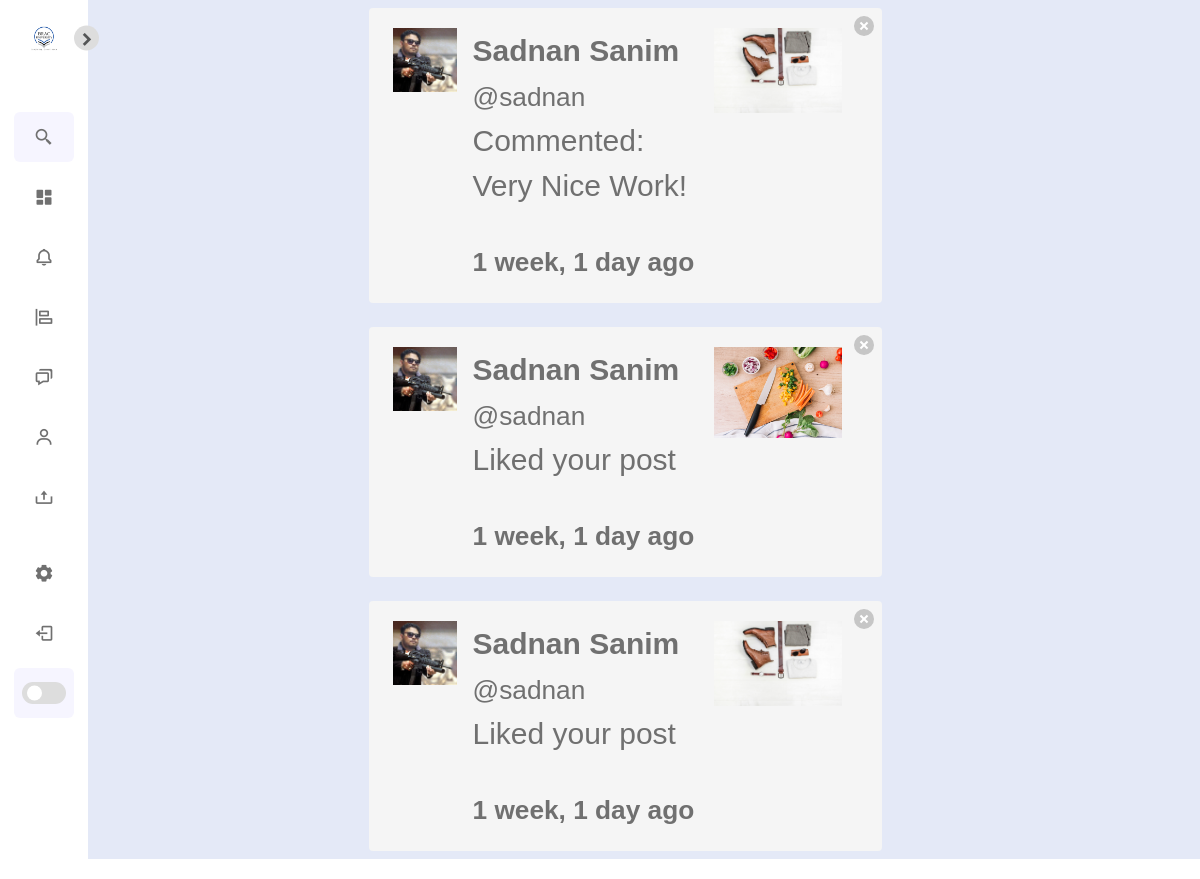
The app's page /notifications/ (signed in) with its own data.
### notifications/models.py (models this page shows)
class Notification(models.Model):
	NOTIFICATION_TYPES = ((1,'Like'),(2,'Comment'), (3,'Follow'))
	post = models.ForeignKey('post.Post', on_delete=models.CASCADE, related_name="noti_post", blank=True, null=True)
	sender = models.ForeignKey(User, on_delete=models.CASCADE, related_name="noti_from_user")
	user = models.ForeignKey(User, on_delete=models.CASCADE, related_name="noti_to_user")
	notification_type = models.IntegerField(choices=NOTIFICATION_TYPES)
	text_preview = models.CharField(max_length=90, blank=True)
	date = models.DateTimeField(auto_now_add=True)
	is_seen = models.BooleanField(default=False)

### authy/models.py (models this page shows)
class Profile(models.Model):
	user = models.OneToOneField(User, on_delete=models.CASCADE)
	first_name = models.CharField(max_length=50, null=True, blank=True)
	last_name = models.CharField(max_length=50, null=True, blank=True)
	location = models.CharField(max_length=50, null=True, blank=True)
	url = models.CharField(max_length=80, null=True, blank=True)
	profile_info = models.TextField(max_length=150, null=True, blank=True)
	created = models.DateField(auto_now_add=True)
	favorites = models.ManyToManyField(Post)
	picture = models.ImageField(upload_to=user_directory_path, blank=True, null=True, verbose_name='Picture')

### post/models.py (models this page shows, shortened)
class Post(models.Model):
	id = models.UUIDField(primary_key=True, default=uuid.uuid4, editable=False)
	picture = models.ImageField(upload_to=user_directory_path, verbose_name='Picture', null=False)
	caption = models.TextField(max_length=1500, verbose_name='Caption')
	posted = models.DateTimeField(auto_now_add=True)
	tags = models.ManyToManyField(Tag, related_name='tags')
	user = models.ForeignKey(User, on_delete=models.CASCADE)
	likes = models.IntegerField(default=0)

### notifications/views.py (the view)
# urls.py: path('', ShowNOtifications, name='show-notifications'),
def ShowNOtifications(request):
	user = request.user
	notifications = Notification.objects.filter(user=user).order_by('-date')
	Notification.objects.filter(user=user, is_seen=False).update(is_seen=True)
	template = loader.get_template('notifications.html')
	context = {
		'notifications': notifications,
	}
	return HttpResponse(template.render(context, request))

### direct/views.py (called while the page is built)
def checkDirects(request):
	directs_count = 0
	if request.user.is_authenticated:
		directs_count = Message.objects.filter(user=request.user, is_read=False).count()
	return {'directs_count':directs_count}

### notifications/views.py (called while the page is built)
def CountNotifications(request):
	count_notifications = 0
	if request.user.is_authenticated:
		count_notifications = Notification.objects.filter(user=request.user, is_seen=False).count()
	return {'count_notifications':count_notifications}

### Config/templates/notifications.html (shortened to what this page needs)
{% extends 'base.html' %}
{% load static %}
{% load humanize %}
{% block content %}
    <div class="columns is-mobile is-centered">
    <div class="column is-half">
{% for notification in notifications %}
{% if notification.notification_type == 2 %}
      <div class="notification">
      <a href="{% url 'delete-notification' notification.id %}" class="delete"></a>
      <article class="media">
  <figure class="media-left">
    <p class="image is-64x64">
        {% if notification.sender.profile.picture %}
            <img src="{{ notification.sender.profile.picture.url }}" alt="Placeholder image">
          {% else %}
            <img src="https://bulma.io/images/placeholders/96x96.png" alt="Placeholder image">
        {% endif %}
    </p>
  </figure>
  <div class="media-content">
    <div class="content">
        <strong>{{ notification.sender.profile.first_name }} {{ notification.sender.profile.last_name }}</strong> <small>@{{ notification.sender.username }}</small>
        <br>
        Commented:
      <p>{{ notification.text_preview }}</p>
        <strong><small>{{ notification.date|naturaltime }}</small></strong>
    </div>
  </div>
  <div class="media-right">
    <figure class="image is-128x128">
      <img src="{{ notification.post.picture.url }}">
  </figure>
  </div>
</article>
      </div>
{% endif %}
{% if notification.notification_type == 1 %}
      <div class="notification">
      <a href="{% url 'delete-notification' notification.id %}" class="delete"></a>
      <article class="media">
  <figure class="media-left">
    <p class="image is-64x64">
        {% if notification.sender.profile.picture %}
            <img src="{{ notification.sender.profile.picture.url }}" alt="Placeholder image">
          {% else %}
            <img src="https://bulma.io/images/placeholders/96x96.png" alt="Placeholder image">
        {% endif %}
    </p>
  </figure>
  <div class="media-content">
    <div class="content">
        <strong>{{ notification.sender.profile.first_name }} {{ notification.sender.profile.last_name }}</strong> <small>@{{ notification.sender.username }}</small>
        <br>
        <p> Liked your post</p>
        <strong><small>{{ notification.date|naturaltime }}</small></strong>
    </div>
  </div>
  <div class="media-right">
    <figure class="image is-128x128">
      <img src="{{ notification.post.picture.url }}">
  </figure>
  </div>
</article>
      </div>
{% endif %}
{% endfor %}
    </div>
    </div>
{% endblock %}

### Config/static/css/style1.css (style rules this page uses)
* { font-family: sans-serif; margin: 0; padding: 0; box-sizing: border-box; }
:root { --body-color: #E4E9F7; --sidebar-color: #FFF; --primary-color: #5d5c5e; --primary-color-light: #F6F5FF; --toggle-color: #DDD; --text-color: #707070; --tran-02: all 0.2s ease; --tran-03: all 0.3s ease; --tran-04: all 0.4s ease; --tran-05: all 0.5s ease; }
body { height: 100vh; background: var(--body-color); transition: var(--tran-02); }
body { overflow-x: hidden; }

### records on screen
Notification: sender.profile.picture (picture), sender.profile.first_name "Sadnan", sender.profile.last_name "Sanim", sender.username "sadnan", text_preview "Very Nice Work!", date "1 week, 1 day ago", post.picture (picture)
Notification: sender.profile.picture (picture), sender.profile.first_name "Sadnan", sender.profile.last_name "Sanim", sender.username "sadnan", date "1 week, 1 day ago", post.picture (picture)
Notification: sender.profile.picture (picture), sender.profile.first_name "Sadnan", sender.profile.last_name "Sanim", sender.username "sadnan", date "1 week, 1 day ago", post.picture (picture)
